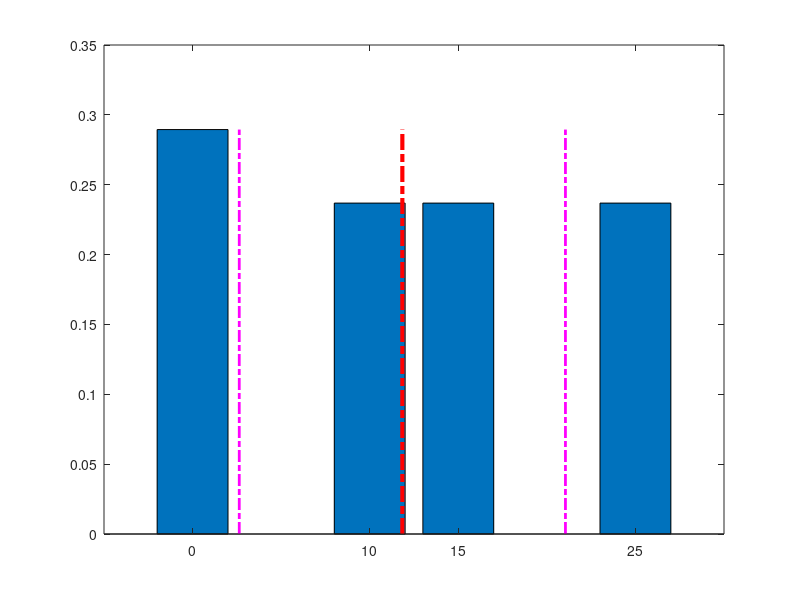
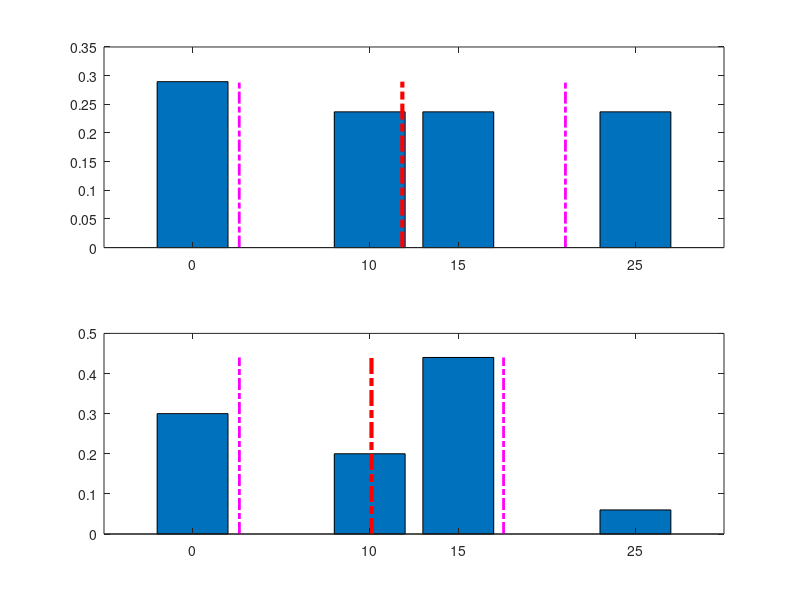

The MATLAB source for these figures, in order:
%% Rensk arbeidsplassen...

clc;
clear all;
format compact;

%% Litt kode basert på eksempel 14.1.5

Verdimengde_X = [0 10 15 25]

% Nedanfor, justert for tapt innsats. Regelen er at du får igjen det doble
% av insatsen dersom du vinn veddemålet.  Ettersom det er to veddemål har
% vi dermed fleire ulike alternativ å ta stilling til. Verdimengda nedanfor
% er gitt ved 2 * [0 10 15 25] - 25.

% Verdimengde_X = [-25, -5, 5, 25]

Prob_X = [11 9 9 9] / 38

% Enkel visualisering 
bar(Verdimengde_X, Prob_X)
%% Finn forventingsverdi

E_X = sum(Verdimengde_X .* Prob_X)

% Visualisering med forventingsverdi (som stipla linje i raud farge)

bar(Verdimengde_X, Prob_X)
hold on
plot([E_X, E_X], [0, max(Prob_X)], 'Color', "red", ...
     'LineWidth', 3, 'LineStyle', '-.')
hold off
%% Utrekning av varians, via formel Var(X) = E(X^2) - E(X)^2

E_X2 = sum(Verdimengde_X .^2 .* Prob_X)

Var_X = E_X2 - E_X^2

% Finn standardavviket ved å ta kvadratrot. (SD frå engelsk Standard
% deviation.)

SD_X = sqrt(Var_X)

% Visualisering med forventingsverdi, og pluss/minus eitt standardavvik
bar(Verdimengde_X, Prob_X)
hold on
plot([E_X, E_X], [0, max(Prob_X)], 'Color', "red", ...
     'LineWidth', 3, 'LineStyle', '-.')
plot([E_X, E_X] - SD_X, [0, max(Prob_X)], 'Color', "magenta", ...
     'LineWidth', 2, 'LineStyle', '-.')
plot([E_X, E_X] + SD_X, [0, max(Prob_X)], 'Color', "magenta", ...
     'LineWidth', 2, 'LineStyle', '-.')
hold off
%% Vi vil trekke frå fordelinga

n = 50;
sample = randsample(Verdimengde_X, n, true, Prob_X);

%  Estimer forventing, varians og standardavvik frå utvalet vårt.

estimert_E_X = mean(sample)
estimert_Var_X = var(sample)
estimert_SD_X = sqrt(estimert_Var_X)

% Finn estimerte også estimerte verdiar av Prob_X basert på utvalet.

estimert_Prob_X = zeros(size(Verdimengde_X));
for i = 1:length(Verdimengde_X)
    estimert_Prob_X(i) = sum(sample == Verdimengde_X(i)) / n ;
end

% Vis plott med både original fordeling og resultat basert på utval.

% Visualisering med forventingsverdi, og pluss/minus eitt standardavvik

figure;
% Øverste plott (sann fordeling)
subplot(2, 1, 1); % 2 rader, 1 søyle, første plott
bar(Verdimengde_X, Prob_X)
hold on
plot([E_X, E_X], [0, max(Prob_X)], 'Color', "red", ...
     'LineWidth', 3, 'LineStyle', '-.')
plot([E_X, E_X] - SD_X, [0, max(Prob_X)], 'Color', "magenta", ...
     'LineWidth', 2, 'LineStyle', '-.')
plot([E_X, E_X] + SD_X, [0, max(Prob_X)], 'Color', "magenta", ...
     'LineWidth', 2, 'LineStyle', '-.')
hold off
% Nederste plott (basert på utval)
subplot(2, 1, 2);
bar(Verdimengde_X, estimert_Prob_X)
hold on
plot([estimert_E_X, estimert_E_X], [0, max(estimert_Prob_X)], 'Color', "red", ...
     'LineWidth', 3, 'LineStyle', '-.')
plot([estimert_E_X, estimert_E_X] - estimert_SD_X, [0, max(estimert_Prob_X)], 'Color', "magenta", ...
     'LineWidth', 2, 'LineStyle', '-.')
plot([estimert_E_X, estimert_E_X] + estimert_SD_X, [0, max(estimert_Prob_X)], 'Color', "magenta", ...
     'LineWidth', 2, 'LineStyle', '-.')
hold off
